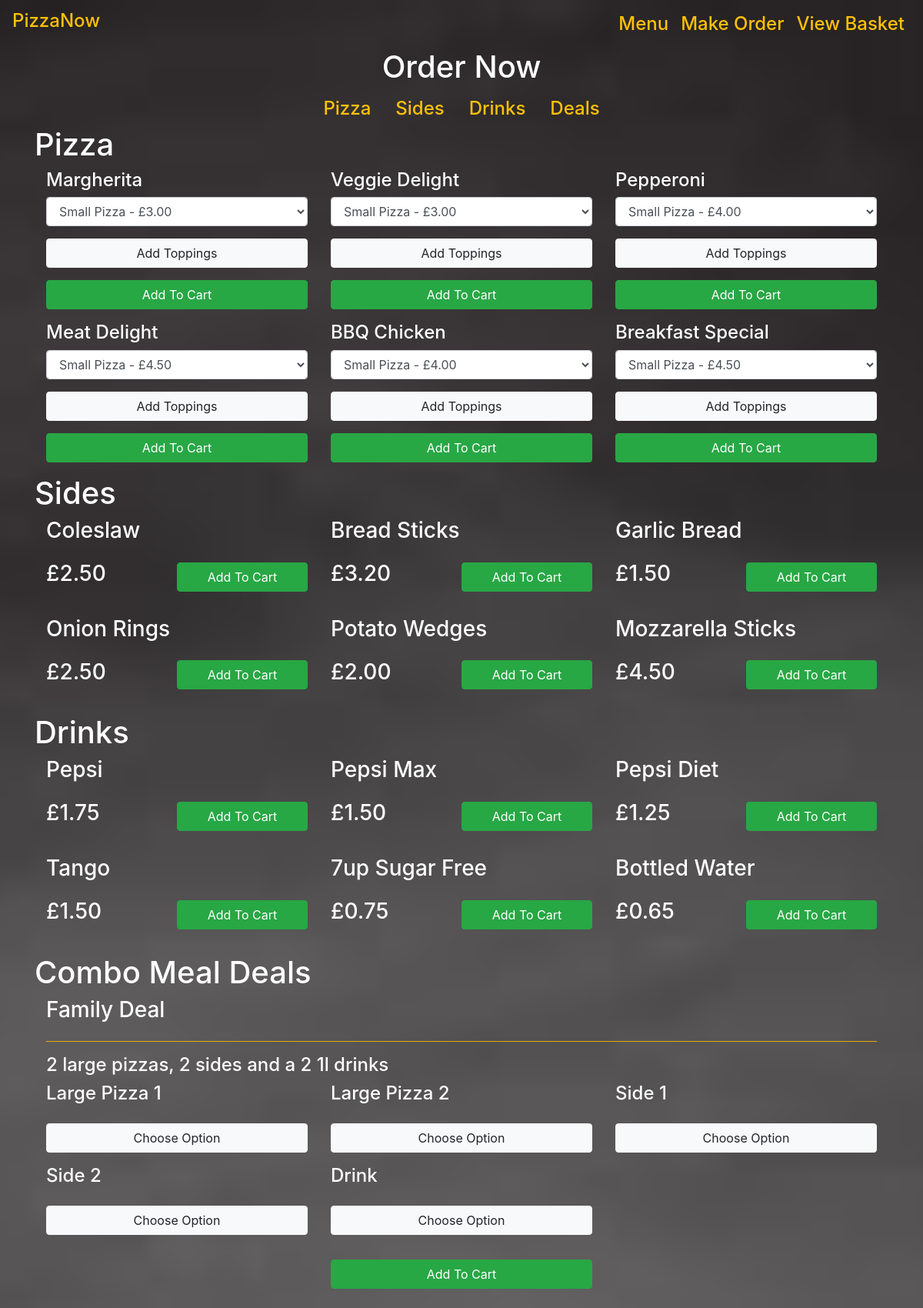
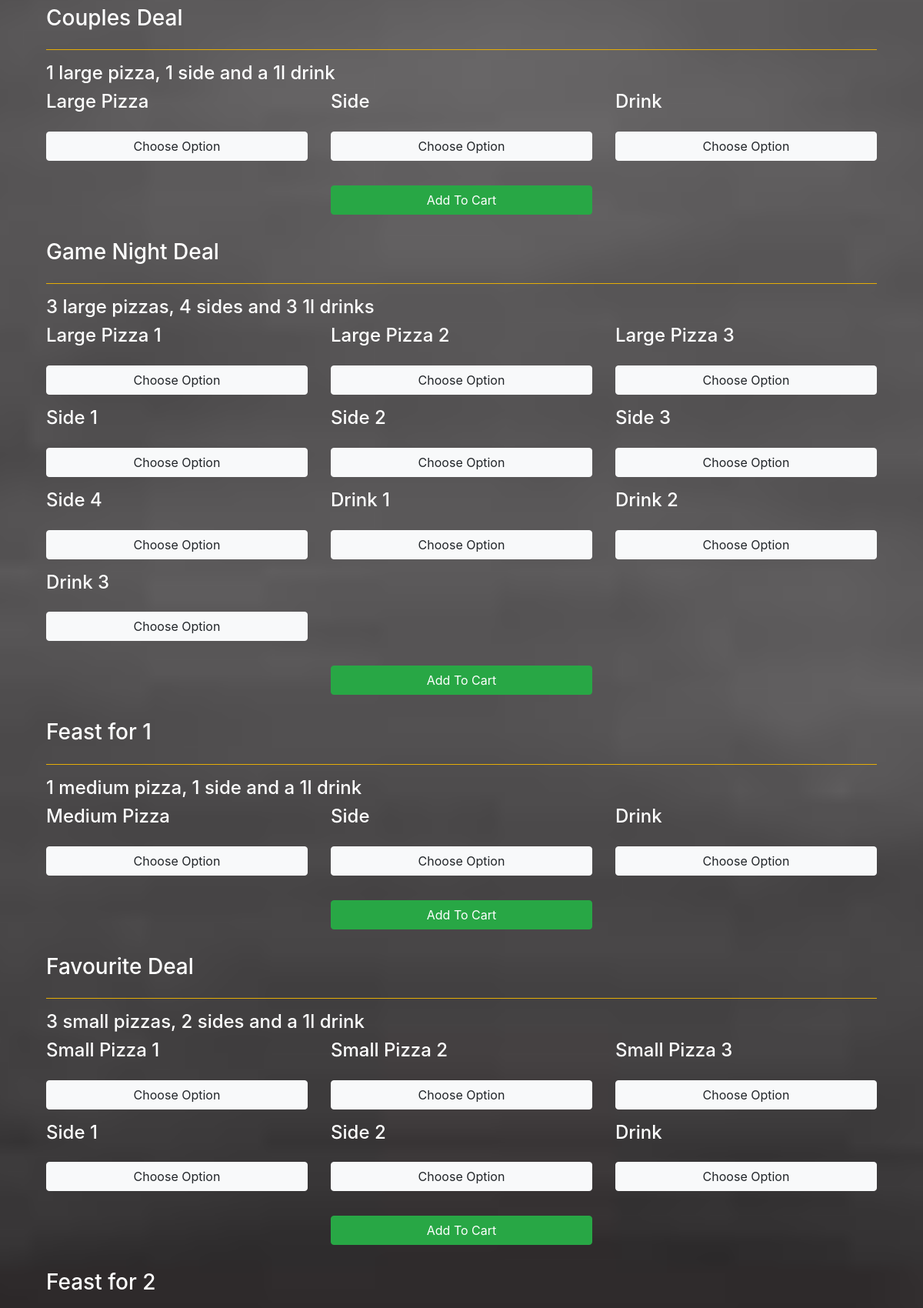
The page /index.php/order (upper part) on the database its author committed (2 pictures, top to bottom).
### tables this page shows
CREATE TABLE `pizza` (
  `pizza_id` int(5) UNSIGNED NOT NULL,
  `pizza_name` varchar(100) NOT NULL,
  `pizza_description` varchar(350) NOT NULL,
  `pizza_pr_small` decimal(10,2) NOT NULL DEFAULT '3.00',
  `pizza_pr_medium` decimal(10,2) NOT NULL DEFAULT '6.00',
  `pizza_pr_large` decimal(10,2) NOT NULL DEFAULT '10.00'
);

CREATE TABLE `sides` (
  `side_id` int(5) UNSIGNED NOT NULL,
  `side_name` varchar(100) NOT NULL,
  `side_price` decimal(10,2) NOT NULL DEFAULT '1.50'
);

CREATE TABLE `drinks` (
  `drink_id` int(5) UNSIGNED NOT NULL,
  `drink_name` varchar(100) NOT NULL,
  `drink_price` decimal(10,2) NOT NULL DEFAULT '1.00'
);

CREATE TABLE `combo_meals` (
  `cm_id` int(5) UNSIGNED NOT NULL,
  `cm_name` varchar(350) NOT NULL,
  `cm_description` varchar(350) NOT NULL,
  `cm_no_small_pizza` int(11) NOT NULL DEFAULT '0',
  `cm_no_medium_pizza` int(11) NOT NULL DEFAULT '0',
  `cm_no_large_pizza` int(11) NOT NULL DEFAULT '0',
  `cm_no_side` int(11) NOT NULL DEFAULT '0',
  `cm_no_drink` int(11) NOT NULL DEFAULT '0',
  `cm_price` decimal(10,2) NOT NULL DEFAULT '2.50'
);

### application/controllers/Order.php (called while the page is built, shortened)
<?php
class Order extends CI_Controller
{
    function __construct()
    {
        $this->load->model('table_structure_model');
        $this->load->helper('form');
        $this->load->helper('url');
        $this->load->library('session');
    }
    public function index()
    {
        $data = $this->table_structure_model->get_data();
        $this->load->view('head', array('page_title' => 'Make Order '));
        $this->load->view('navbar', array('page_name' => 'make_order'));
        $this->load->view('scrolltotop');
        $this->load->view('make_order', array('data' => $data));
        $this->load->view('footer');
    }
}

### index.php (called while the page is built, shortened)
<?php
require_once BASEPATH.'core/CodeIgniter.php';

### application/models/table_structure_model.php (called while the page is built, shortened)
<?php
class Table_structure_model extends CI_Model
{
    public function __construct()
    {
        $this->db->query('use w1714855_0');
    }
    function get_data()
    {
        $this->db->query('use w1714855_0');
        $data = array();
        $table_name_array = array('pizza', 'toppings', 'sides', 'drinks', 'combo_meals');
        for ($i = 0; $i < count($table_name_array); $i++) {
            $query = $this->db->get($table_name_array[$i]);
            $data[$table_name_array[$i]] = $query->result_array();
        }
        return $data;
    }
}

### application/views/make_order.php (the view, shortened to what this page needs)
<!DOCtype html>
<html lang="en">
<body class="text-white">
    <div class="container w-100 text-white" id='custom_content'>
        <div class="row w-100">
            <h1 class="text-center w-100">Order Now</h1>
        </div>
        <div>
            <ul class="nav justify-content-center h4">
                <li class="nav-item">
                    <a class="nav-link" href="#pizza">Pizza</a>
                </li>
                <li class="nav-item">
                    <a class="nav-link" href="#sides">Sides</a>
                </li>
                <li class="nav-item">
                    <a class="nav-link" href="#drinks">Drinks</a>
                </li>
                <li class="nav-item">
                    <a class="nav-link" href="#deals">Deals</a>
                </li>
            </ul>
        </div>
        <?php
        $add_to_cart_attr_pizz = [
            'class' => 'btn btn-success w-100'
        ];
        $add_to_cart_attr = [
            'class' => 'btn btn-success my-3 w-100'
        ];
        foreach ($data as $table_name => $table_data) {
            if ($table_name != 'toppings' && $table_name != 'combo_meals') {
                echo '<h1 id="' . $table_name . '">' . ucwords($table_name) . '</h1>';
            } else if ($table_name == 'combo_meals') {
                echo '<h1 id="deals">Combo Meal Deals</h1>';
            }
            switch ($table_name) {
                case 'pizza':
                    echo '<div class="row">';
                    for ($i = 0; $i < count($table_data); $i++) {
                        echo '<div class="col-12 col-md-6 col-lg-4">';
                        $attributes = ['class' => 'pizza_form', 'id' => 'pizza_form_' . $table_data[$i]['pizza_id']];
                        $hidden = ['new_type' => 'pizza', 'new_id' => $table_data[$i]['pizza_id']];
                        echo form_open('order/view_basket', $attributes, $hidden);
                        echo '<h4>' . $table_data[$i]['pizza_name'] . '</h4>';
                        $options = array(
                            'small'         => 'Small Pizza  - &#163;' . $table_data[$i]['pizza_pr_small'],
                            'medium'          => 'Medium Pizza - &#163;' . $table_data[$i]['pizza_pr_medium'],
                            'large'        => 'Large Pizza - &#163;' . $table_data[$i]['pizza_pr_large']
                        );
                        $js = [
                            'id'       => 'pizza_' . $table_data[$i]['pizza_id'],
                            'class' => 'w-100 form-control'
                        ];
                        echo form_dropdown('new_size', $options, 'small', $js);
                        $btn_attr = [
                            'id' => 'customise_topping_btn_' . $i,
                            'onClick' => 'toggleToppingsBtn(' . $i . ')',
                            'class' => 'btn btn-light my-3 w-100 w-100'
                        ];
                        echo form_button('customise_topping_btn_' . $i, 'Add Toppings', $btn_attr) . '<br>';
                        echo form_submit('pizza_submit_btn',  'Add To Cart', $add_to_cart_attr_pizz);
                        echo form_close();
                        echo '</div>';
                    }
                    echo '</div>';
                    break;
                case 'sides':
                    echo '<div class="row">';
                    for ($i = 0; $i < count($table_data); $i++) {
                        $attributes = ['class' => 'side_form', 'id' => 'side_form_' . $table_data[$i]['side_id']];
                        $hidden = ['new_type' => 'side', 'new_id' => $table_data[$i]['side_id']];
                        echo '<div class="col-12 col-md-6 col-lg-4">';
                        echo form_open('order/view_basket', $attributes, $hidden);
                        echo '<h3>' . $table_data[$i]['side_name'] . '</h3>';
                        echo '<div class="row">';
                        echo '<div class="col-12 col-md-6 m-auto w-100 p-0">';
                        echo '<h3 class="">&#163;' . $table_data[$i]['side_price'] . '</h3></div>';
                        echo '<div class="col-12 col-md-6 p-0">';
                        echo form_submit('side_submit_btn',  'Add To Cart', $add_to_cart_attr);
                        echo '</div></div>';
                        echo form_close();
                        echo '</div>';
                    }
                    echo '</div>';
                    break;
                case 'drinks':
                    echo '<div class="row">';
                    for ($i = 0; $i < count($table_data); $i++) {
                        $attributes = ['class' => 'drink_form', 'id' => 'drink_form_' . $table_data[$i]['drink_id']];
                        $hidden = ['new_type' => 'drink', 'new_id' => $table_data[$i]['drink_id']];
                        echo '<div class="col-12 col-md-6 col-lg-4">';
                        echo form_open('order/view_basket', $attributes, $hidden);
                        echo '<h3>' . $table_data[$i]['drink_name'] . '</h3>';
                        echo '<div class="row">';
                        echo '<div class="col-12 col-md-6 m-auto w-100 p-0">';
                        echo '<h3 class="">&#163;' . $table_data[$i]['drink_price'] . '</h3></div>';
                        echo '<div class="col-12 col-md-6 p-0">';
                        echo form_submit('drink_submit_btn',  'Add To Cart', $add_to_cart_attr);
                        echo '</div></div>';
                        echo form_close();
                        echo '</div>';
                    }
                    echo '</div>';
                    break;
                case 'combo_meals':
                    for ($i = 0; $i < count($table_data); $i++) {
                        $attributes = ['class' => 'cm_form', 'id' => 'cm_form_' . $table_data[$i]['cm_id']];
                        $hidden = ['new_type' => 'cm', 'new_id' => $table_data[$i]['cm_id']];
                        echo form_open('order/view_basket', $attributes, $hidden);
                        echo '<div class="row">';
                        echo '<div class="col-12">';
                        echo '<h3>' . $table_data[$i]['cm_name'] . '</h3>';
                        echo '</div></div>';
                        echo '<div class="row"><div class="col-12"><hr class="text-warning bg-warning"></div></div>';
                        echo '<div class="row">';
                        echo '<div class="col-12">';
                        echo '<h4>' . $table_data[$i]['cm_description'] . '</h4>';
                        echo '</div></div>';
                        echo '<div class="row">';
                        for ($k = 0; $k < $table_data[$i]['cm_no_small_pizza']; $k++) {
                            echo '<div class="col-12 col-md-6 col-lg-4">';
                            if ($table_data[$i]['cm_no_small_pizza'] > 1) {
                                echo '<h4>Small Pizza ' . ($k + 1) . '</h4>';
                            } else {
                                echo '<h4>Small Pizza</h4>';
                            }
                            $js = [
                                'id' => 'choose_s_pizza_btn_' . $i . '_' . $k,
                                'onClick' => "toggleChooseOptionBtn('choose_s_pizza_btn_" . $i . '_' . $k . "','choose_s_pizza_div_" . $i . '_' . $k . "')",
                                'class' => 'btn btn-light my-3 w-100'
                            ];
                            echo form_button('choose_s_pizza_btn_' . $i . '_' . $k, 'Choose Option', $js) . '<br>';
                            echo '<div class="choose_options_div" id="choose_s_pizza_div_' . $i . '_' . $k . '">';
                            echo '</div></div>';
                        }
                        for ($k = 0; $k < $table_data[$i]['cm_no_medium_pizza']; $k++) {
                            echo '<div class="col-12 col-md-6 col-lg-4">';
                            if ($table_data[$i]['cm_no_medium_pizza'] > 1) {
                                echo '<h4>Medium Pizza ' . ($k + 1) . '</h4>';
                            } else {
                                echo '<h4>Medium Pizza</h4>';
                            }
                            $js = [
                                'id' => 'choose_m_pizza_btn_' . $i . '_' . $k,
                                'onClick' => "toggleChooseOptionBtn('choose_m_pizza_btn_" . $i . '_' . $k . "','choose_m_pizza_div_" . $i . '_' . $k . "')",
                                'class' => 'btn btn-light my-3 w-100'
                            ];
                            echo form_button('choose_m_pizza_btn_' . $i . '_' . $k, 'Choose Option', $js) . '<br>';
                            echo '<div class="choose_options_div" id="choose_m_pizza_div_' . $i . '_' . $k . '">';
                            echo '</div></div>';
                        }
                        for ($k = 0; $k < $table_data[$i]['cm_no_large_pizza']; $k++) {
                            echo '<div class="col-12 col-md-6 col-lg-4">';
                            if ($table_data[$i]['cm_no_large_pizza'] > 1) {
                                echo '<h4>Large Pizza ' . ($k + 1) . '</h4>';
                            } else {
                                echo '<h4>Large Pizza</h4>';
                            }
                            $js = [
                                'id' => 'choose_l_pizza_btn_' . $i . '_' . $k,
                                'onClick' => "toggleChooseOptionBtn('choose_l_pizza_btn_" . $i . '_' . $k . "','choose_l_pizza_div_" . $i . '_' . $k . "')",
                                'class' => 'btn btn-light my-3 w-100'
                            ];
                            echo form_button('choose_l_pizza_btn_' . $i . '_' . $k, 'Choose Option', $js) . '<br>';
                            echo '<div class="choose_options_div" id="choose_l_pizza_div_' . $i . '_' . $k . '">';
                            echo '</div></div>';
                        }
                        for ($k = 0; $k < $table_data[$i]['cm_no_side']; $k++) {
                            echo '<div class="col-12 col-md-6 col-lg-4">';
                            if ($table_data[$i]['cm_no_side'] > 1) {
                                echo '<h4>Side ' . ($k + 1) . '</h4>';
                            } else {
                                echo '<h4>Side</h4>';
                            }
                            $js = [
                                'id' => 'choose_side_btn_' . $i . '_' . $k,
                                'onClick' => "toggleChooseOptionBtn('choose_side_btn_" . $i . '_' . $k . "','choose_side_div_" . $i . '_' . $k . "')",
                                'class' => 'btn btn-light my-3 w-100'
                            ];
                            echo form_button('choose_side_btn_' . $i . '_' . $k, 'Choose Option', $js) . '<br>';
                            echo '<div class="choose_options_div" id="choose_side_div_' . $i . '_' . $k . '">';
                            echo '</div></div>';
                        }
                        for ($k = 0; $k < $table_data[$i]['cm_no_drink']; $k++) {
                            echo '<div class="col-12 col-md-6 col-lg-4">';
                            if ($table_data[$i]['cm_no_drink'] > 1) {
                                echo '<h4>Drink ' . ($k + 1) . '</h4>';
                            } else {
                                echo '<h4>Drink</h4>';
                            }
                            $js = [
                                'id' => 'choose_s_drink_btn_' . $i . '_' . $k,
                                'onClick' => "toggleChooseOptionBtn('choose_drink_btn_" . $i . '_' . $k . "','choose_drink_div_" . $i . '_' . $k . "')",
                                'class' => 'btn btn-light my-3 w-100'
                            ];
                            echo form_button('choose_drink_btn_' . $i . '_' . $k, 'Choose Option', $js) . '<br>';
                            echo '<div class="choose_options_div" id="choose_drink_div_' . $i . '_' . $k . '">';
                            echo '</div></div>';
                        }
                        $js = [
                            'id' => 'cm_submit_btn_' . $i,
                            'class' => 'btn btn-success my-3 w-100'
                        ];
                        echo '</div>';
                        echo '<div class="row">
                        <div class="col-12 col-md-6 col-lg-4 offset-lg-4">';
                        echo form_submit('cm_submit_btn',  'Add To Cart', $js);
                        echo '</div></div>';
                        echo form_close();
                    }
                    break;
            }
        }
        ?>
    </div>
</body>
</html>

### assets/css/styles.css (style rules this page uses)
.row { margin: 0; }
.nav-link, .navbar-brand { color: #ffc107 !important; }
.nav-item { text-align: center; }

### rows shown on the page
pizza: pizza_name "Margherita", btn_attr "Add Toppings"
pizza: pizza_name "Veggie Delight", btn_attr "Add Toppings"
pizza: pizza_name "Pepperoni", btn_attr "Add Toppings"
pizza: pizza_name "Meat Delight", btn_attr "Add Toppings"
pizza: pizza_name "BBQ Chicken", btn_attr "Add Toppings"
pizza: pizza_name "Breakfast Special", btn_attr "Add Toppings"
sides: side_name "Coleslaw", side_price "2.50"
sides: side_name "Bread Sticks", side_price "3.20"
sides: side_name "Garlic Bread", side_price "1.50"
sides: side_name "Onion Rings", side_price "2.50"
sides: side_name "Potato Wedges", side_price "2.00"
sides: side_name "Mozzarella Sticks", side_price "4.50"
drinks: drink_name "Pepsi", drink_price "1.75"
drinks: drink_name "Pepsi Max", drink_price "1.50"
drinks: drink_name "Pepsi Diet", drink_price "1.25"
drinks: drink_name "Tango", drink_price "1.50"
drinks: drink_name "7up Sugar Free", drink_price "0.75"
drinks: drink_name "Bottled Water", drink_price "0.65"
combo_meals: cm_name "Family Deal", cm_description "2 large pizzas, 2 sides and a 2 1l drinks", js "Choose Option", cm_no_drink "Drink"
combo_meals: cm_name "Couples Deal", cm_description "1 large pizza, 1 side and a 1l drink", cm_no_large_pizza "Large Pizza", js "Choose Option", cm_no_side "Side", cm_no_drink "Drink"
combo_meals: cm_name "Game Night Deal", cm_description "3 large pizzas, 4 sides and 3 1l drinks", js "Choose Option"
combo_meals: cm_name "Feast for 1", cm_description "1 medium pizza, 1 side and a 1l drink", cm_no_medium_pizza "Medium Pizza", js "Choose Option", cm_no_side "Side", cm_no_drink "Drink"
combo_meals: cm_name "Favourite Deal", cm_description "3 small pizzas, 2 sides and a 1l drink", js "Choose Option", cm_no_drink "Drink"
combo_meals: cm_name "Feast for 2"

### other values the page prints
$table_name "Pizza"
$table_name "Sides"
$table_name "Drinks"
